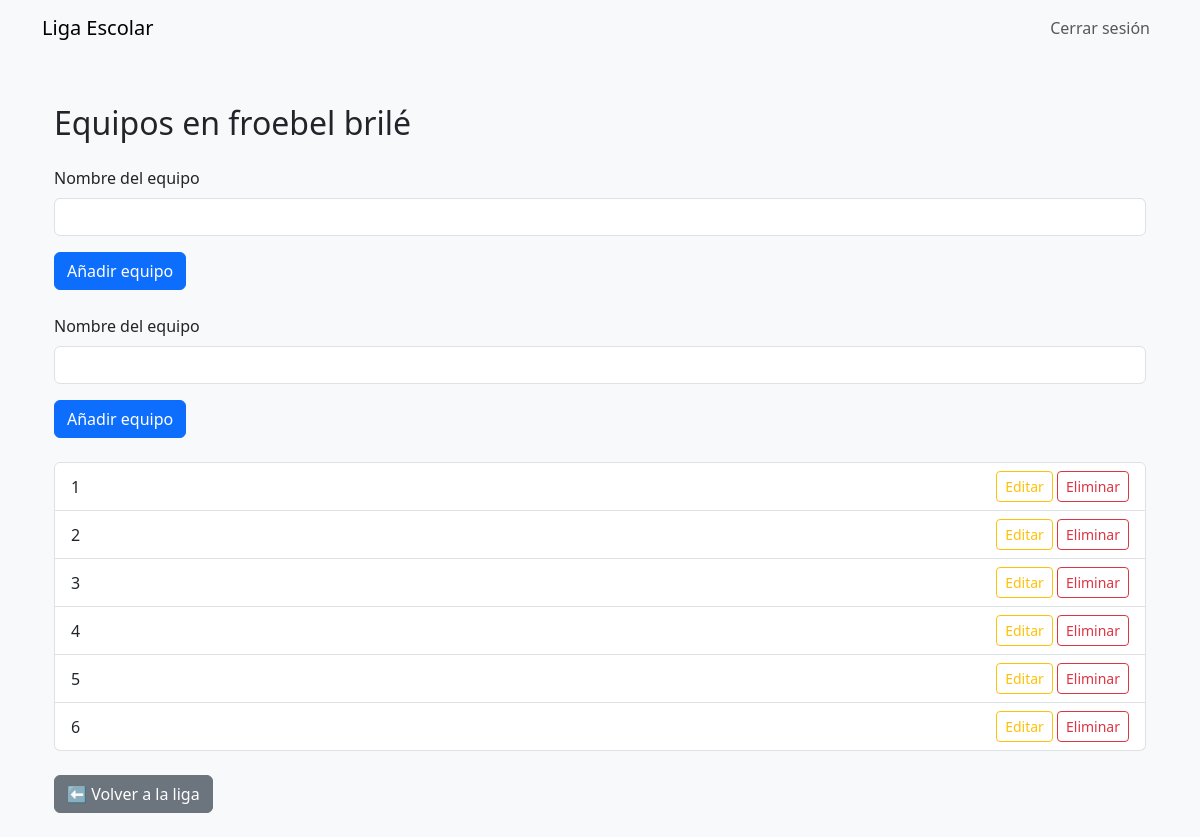
Page /liga/1/gestionar_equipos (signed in) on the committed database.
### models.py (models this page shows)
class Liga(db.Model):
    id = db.Column(db.Integer, primary_key=True)
    nombre = db.Column(db.String(100), nullable=False)
    usuario_id = db.Column(db.Integer, db.ForeignKey("usuario.id"), nullable=False)
    equipos = db.relationship("Equipo", back_populates="liga", lazy=True)
    partidos = db.relationship("Partido", backref="liga", lazy=True)

class Equipo(db.Model):
    id = db.Column(db.Integer, primary_key=True)
    nombre = db.Column(db.String(100), nullable=False)
    liga_id = db.Column(db.Integer, db.ForeignKey("liga.id"), nullable=False)
    liga = db.relationship("Liga", back_populates="equipos")
    puntos_totales = db.Column(db.Integer, default=0)
    ganados = db.Column(db.Integer, default=0)
    empatados = db.Column(db.Integer, default=0)
    perdidos = db.Column(db.Integer, default=0)
    goles_favor = db.Column(db.Integer, default=0)
    goles_contra = db.Column(db.Integer, default=0)
    puntos_juego_limpio = db.Column(db.Integer, default=0)
    puntos_arbitro = db.Column(db.Integer, default=0)
    puntos_grada = db.Column(db.Integer, default=0)

### routes/ligas.py (the view, shortened to what this page needs)
@ligas_bp.route("/liga/<int:liga_id>/gestionar_equipos", methods=["GET", "POST"])
@login_required
def gestionar_equipos(liga_id):
    liga = Liga.query.filter_by(id=liga_id, usuario_id=current_user.id).first()
    if not liga:
        flash("Liga no encontrada.")
        return redirect(url_for("ligas.dashboard"))
    equipos = Equipo.query.filter_by(liga_id=liga.id).all()
    return render_template("equipos_liga.html", liga=liga, equipos=equipos)

### app.py (called while the page is built)
def create_app():
    app = Flask(__name__)
    app.config.from_object(Config)
    db.init_app(app)
    login_manager.init_app(app)
    migrate = Migrate(app, db)
    from models import Usuario
    @login_manager.user_loader
    def load_user(user_id):
        return Usuario.query.get(int(user_id))
    from routes.auth import auth_bp
    from routes.ligas import ligas_bp
    from routes.partidos import partidos_bp
    app.register_blueprint(auth_bp)
    app.register_blueprint(ligas_bp)
    app.register_blueprint(partidos_bp)
    return app

### templates/equipos_liga.html (shortened to what this page needs)
{% extends "base.html" %}
{% block content %}
<div class="container py-4">
    <h2>Equipos en {{ liga.nombre }}</h2>
    <form method="POST" class="my-4">
        <div class="mb-3">
            <label for="nombre_equipo" class="form-label">Nombre del equipo</label>
            <input type="text" class="form-control" id="nombre_equipo" name="nombre_equipo" required>
        </div>
        <button type="submit" class="btn btn-primary">Añadir equipo</button>
    </form>
    <form method="POST" class="my-4">
        <div class="mb-3">
            <label for="nombre_equipo" class="form-label">Nombre del equipo</label>
            <input type="text" class="form-control" id="nombre_equipo" name="nombre_equipo" required>
        </div>
        <button type="submit" class="btn btn-primary">Añadir equipo</button>
    </form>
    {% if equipos %}
        <ul class="list-group mt-4">
            {% for equipo in equipos %}
                <li class="list-group-item d-flex justify-content-between align-items-center">
                    {{ equipo.nombre }}
                    <div>
                        <a href="{{ url_for('ligas.editar_equipo', liga_id=liga.id, equipo_id=equipo.id) }}" class="btn btn-sm btn-outline-warning">Editar</a>
                        <form method="POST" action="{{ url_for('ligas.eliminar_equipo', liga_id=liga.id, equipo_id=equipo.id) }}" onsubmit="return confirm('¿Estás seguro de que deseas eliminar este equipo?');" class="d-inline">                            <button type="submit" class="btn btn-sm btn-outline-danger">Eliminar</button>
                        </form>
                    </div>
                </li>
            {% endfor %}
        </ul>
    {% else %}
        <p class="text-muted mt-3">Aún no hay equipos en esta liga.</p>
    {% endif %}
    <div class="mt-4">
        <a href="{{ url_for('ligas.ver_liga', liga_id=liga.id) }}" class="btn btn-secondary">⬅ Volver a la liga</a>
    </div>
</div>
{% endblock %}

### static/css/style.css (style rules this page uses)
body { background-color: #f8f9fa; }

### rows in the picture
Liga: nombre "froebel brilé"
Equipo: nombre "1"
Equipo: nombre "2"
Equipo: nombre "3"
Equipo: nombre "4"
Equipo: nombre "5"
Equipo: nombre "6"
